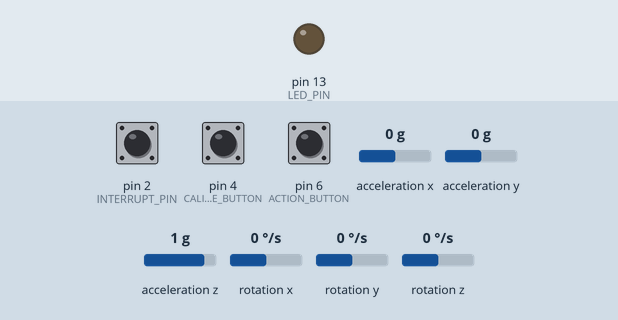
Bench run of a sketch on a simulated Arduino Uno, built with avr-gcc and run on an emulated ATmega328P. Parts: output pins drawn as LEDs (lit = HIGH). Dashed ring = blinking. Inputs (shaded band) come from the test bench; at power-on: pin 2 (INTERRUPT_PIN) LOW, pin 4 (CALIBRATE_BUTTON) HIGH, pin 6 (ACTION_BUTTON) HIGH, acceleration x 0 g, acceleration y 0 g, acceleration z 1 g, rotation x 0 °/s, rotation y 0 °/s, rotation z 0 °/s. The sensor or clock chip raises its interrupt line as the real part does; what the sketch prints to the serial monitor is not drawn.

Above: at 0.1 s.
At 39.3 s:
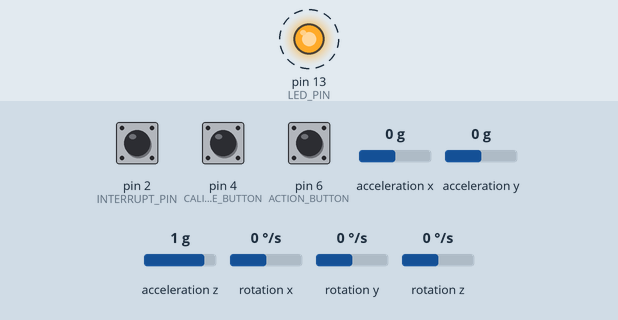
Timing chart, 0 to 39.6 s (numbered marks = the images above):
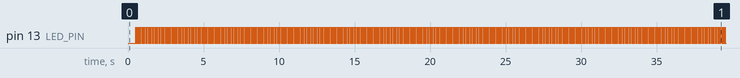

Measured:
- by itself, pin 13 (LED_PIN): alternates HIGH for 0.04 s and LOW for 0.04 s

The sketch:

Gyroscope.ino
```cpp
//Tutorial: https://www.youtube.com/watch?v=L4WfHT_58Dg
//Github Library Unity3D X arduino: https://github.com/jrowberg/i2cdevlib

// I2Cdev and MPU6050 must be installed as libraries, or else the .cpp/.h files
// for both classes must be in the include path of your project
#include "I2Cdev.h"

#include "MPU6050_6Axis_MotionApps20.h"
//#include "MPU6050.h" // not necessary if using MotionApps include file

// Arduino Wire library is required if I2Cdev I2CDEV_ARDUINO_WIRE implementation
// is used in I2Cdev.h
#if I2CDEV_IMPLEMENTATION == I2CDEV_ARDUINO_WIRE
    #include "Wire.h"
#endif

// class default I2C address is 0x68
// specific I2C addresses may be passed as a parameter here
// AD0 low = 0x68 (default for SparkFun breakout and InvenSense evaluation board)
// AD0 high = 0x69
MPU6050 mpu;

#define OUTPUT_READABLE_QUATERNION

#define INTERRUPT_PIN 2  // use pin 2 on Arduino Uno & most boards
#define LED_PIN 13       // (Arduino is 13, Teensy is 11, Teensy++ is 6)
#define CALIBRATE_BUTTON 4     // Define the button pin
#define ACTION_BUTTON 6     // Define the button pin

bool blinkState = false;

// MPU control/status vars
bool dmpReady = false;  // set true if DMP init was successful
uint8_t mpuIntStatus;   // holds actual interrupt status byte from MPU
uint8_t devStatus;      // return status after each device operation (0 = success, !0 = error)
uint16_t packetSize;    // expected DMP packet size (default is 42 bytes)
uint16_t fifoCount;     // count of all bytes currently in FIFO
uint8_t fifoBuffer[64]; // FIFO storage buffer

// orientation/motion vars
Quaternion q;           // [w, x, y, z]         quaternion container

// Interrupt detection routine
volatile bool mpuInterrupt = false;
void dmpDataReady() {
    mpuInterrupt = true;
}

void setup() {
    // Setup I2C
    #if I2CDEV_IMPLEMENTATION == I2CDEV_ARDUINO_WIRE
        Wire.begin();
        Wire.setClock(400000); // 400kHz I2C clock
    #endif

    // Initialize serial communication
    Serial.begin(115200);
    while (!Serial); // wait for Leonardo enumeration

    // Initialize MPU
    Serial.println(F("Initializing I2C devices..."));
    mpu.initialize();
    pinMode(INTERRUPT_PIN, INPUT);

    // Verify connection
    Serial.println(mpu.testConnection() ? F("MPU6050 connection successful") : F("MPU6050 connection failed"));

    // Initialize DMP
    Serial.println(F("Initializing DMP..."));
    devStatus = mpu.dmpInitialize();

    // Set gyro offsets
    mpu.setXGyroOffset(220);
    mpu.setYGyroOffset(76);
    mpu.setZGyroOffset(-85);
    mpu.setZAccelOffset(1788);

    // Check if DMP initialization was successful
    if (devStatus == 0) {
        mpu.CalibrateAccel(6);
        mpu.CalibrateGyro(6);
        mpu.PrintActiveOffsets();
        mpu.setDMPEnabled(true);

        // Enable interrupt detection
        attachInterrupt(digitalPinToInterrupt(INTERRUPT_PIN), dmpDataReady, RISING);
        mpuIntStatus = mpu.getIntStatus();

        // Set flag
        dmpReady = true;
        packetSize = mpu.dmpGetFIFOPacketSize();
    } else {
        Serial.print(F("DMP Initialization failed (code "));
        Serial.print(devStatus);
        Serial.println(F(")"));
    }

    // Configure LED and button pin
    pinMode(LED_PIN, OUTPUT);
    pinMode(CALIBRATE_BUTTON, INPUT_PULLUP); // Enable internal pull-up resistor
    pinMode(ACTION_BUTTON, INPUT_PULLUP); // Enable internal pull-up resistor
}

void loop() {
    if (!dmpReady) return;

    // Check if FIFO has data and handle overflow
    fifoCount = mpu.getFIFOCount();
    if (fifoCount >= 1024) { // Overflow
        mpu.resetFIFO();
        Serial.println(F("FIFO overflow!"));
    }

    // If interrupt flag is set, read the packet
    if (mpuInterrupt || fifoCount >= packetSize) {
        mpuInterrupt = false; // Clear interrupt flag

        // Get data from FIFO
        if (mpu.dmpGetCurrentFIFOPacket(fifoBuffer)) {
            mpu.dmpGetQuaternion(&q, fifoBuffer);
            int calButtonState = digitalRead(CALIBRATE_BUTTON);
            int actionButtonState = digitalRead(ACTION_BUTTON);

            // Print quaternion and button state
            Serial.print(q.w);
            Serial.print(",");
            Serial.print(q.x);
            Serial.print(",");
            Serial.print(q.y);
            Serial.print(",");
            Serial.print(q.z);
            Serial.print(",");
            Serial.print(calButtonState);
            Serial.print(",");
            Serial.println(actionButtonState);

            // Blink LED
            blinkState = !blinkState;
            digitalWrite(LED_PIN, blinkState);

            // Delay for Unity frame rate
            delay(33);
        }
    }
}
```
